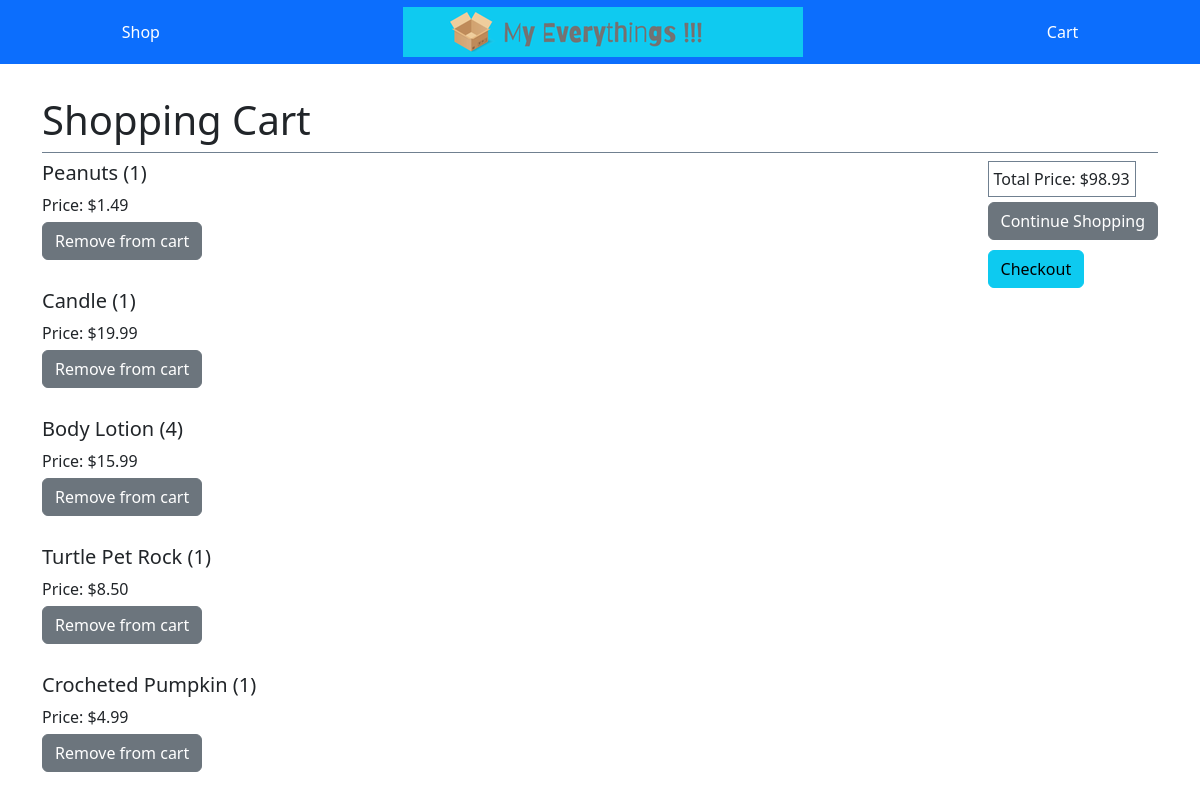
/items/cart/ (signed in), run on the app's committed database.
### items/models.py (models this page shows, shortened)
class Cart(models.Model):
    item = models.ForeignKey(Item, on_delete=models.CASCADE)
    quantity = models.PositiveIntegerField(default=0)
    user = models.ForeignKey(User, on_delete=models.CASCADE)

class Item(models.Model):
    title = models.CharField(max_length=100)
    description = models.TextField()
    price = models.DecimalField(max_digits=6, decimal_places=2)
    image = models.FileField(upload_to="item_images/", blank=True)

### items/views.py (the view)
# urls.py: path("cart/", views.view_cart, name="view_cart"),
def view_cart(request):
    cart_items = Cart.objects.filter(user=request.user)
    total_price = sum(item.item.price * item.quantity for item in cart_items)
    return render(request, 'cart/cart.html', {'cart_items': cart_items, 'total_price': total_price})

### items/templates/cart/cart.html
{% extends "base.html" %}
{% block page_content %}
<h1>Shopping Cart</h1>
<div class="cart">
    <div class="col-md-4">
{% for item in cart_items %}
        <div class="col-md-8 cart-box">
            <h5>{{ item.item.title}} ({{ item.quantity }})</h5>
            <p class="cart-price">Price: ${{ item.item.price }}</p>
            <a class="btn btn-secondary add-cart" href="{% url 'remove_from_cart' item.pk %}">Remove from cart</a>
        </div>
        <br>
        {% empty %}
        <p>Your cart is empty.</p>
{% endfor %}
    </div>
    <div class="col-md-4 cart-total-box">
        <p class="cart-total">Total Price: ${{ total_price }}</p>
        <a class="btn btn-secondary add-cart" href="{% url 'item_index' %}">Continue Shopping</a>
        <br>
        <a class="btn btn-info add-cart" href="{% url 'checkout' %}">Checkout</a>
    </div>
</div>
{% endblock %}

### static/css/base.css (style rules this page uses)
h1 { padding: 2rem 0 0.5rem; border-bottom: 1px solid slategray }
.add-cart { margin: 5px 0; }
.cart { display: flex; justify-content: space-between; }
.cart-price { margin: 0; }
.cart-total { margin: 0; border: 1px slategray solid; padding: 5px; width: fit-content; }
.cart-box { width: fit-content; }
.cart-total-box { width: fit-content; }

### data on the page
Cart: item "Peanuts", quantity "1", item.price "1.49"
Cart: item "Candle", quantity "1", item.price "19.99"
Cart: item "Body Lotion", quantity "4", item.price "15.99"
Cart: item "Turtle Pet Rock", quantity "1", item.price "8.50"
Cart: item "Crocheted Pumpkin", quantity "1", item.price "4.99"

### other printed values
{{ total_price }} "98.93"
